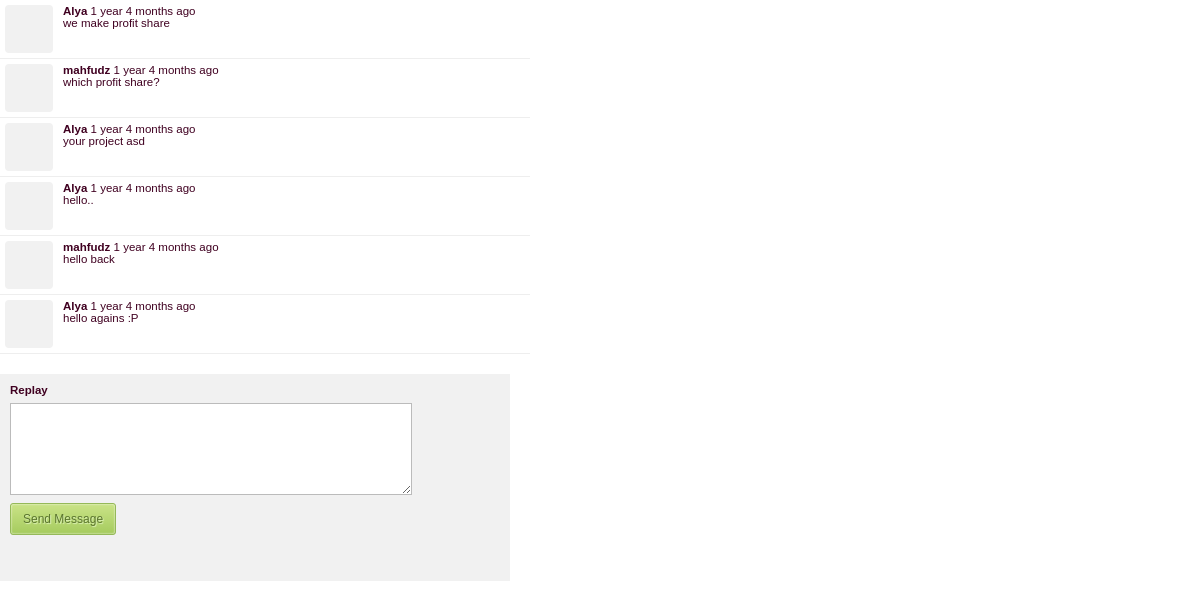
The app's page /readmessage.php?msgid=73&threadID=21&cuid=1&action=read (signed in) with its own data.
### tables this page shows
CREATE TABLE IF NOT EXISTS `mj_message` (
  `msg_id` int(10) NOT NULL AUTO_INCREMENT,
  `msg_thread_id` int(11) NOT NULL,
  `msg_to` int(10) NOT NULL,
  `msg_by_usr_id_fk` int(10) NOT NULL,
  `msg_body` text NOT NULL,
  `msg_status` int(2) NOT NULL,
  `msg_recieved_date` timestamp NOT NULL DEFAULT CURRENT_TIMESTAMP,
  PRIMARY KEY (`msg_id`)
);

CREATE TABLE IF NOT EXISTS `mj_users` (
  `usr_id` int(20) NOT NULL AUTO_INCREMENT,
  `usr_name` text NOT NULL,
  `usr_pwd` text NOT NULL,
  `usr_email` text NOT NULL,
  `user_pic` text,
  `usr_lvl` int(1) DEFAULT NULL,
  `usr_acct_status` int(1) DEFAULT NULL,
  `usr_cnfm_key` text,
  `usr_cnfrm_datetime` timestamp NULL DEFAULT CURRENT_TIMESTAMP,
  `usr_last_login` text,
  `usr_workat` text,
  `usr_tel` text,
  `usr_general_info` text,
  `usr_core_activity` text,
  `usr_rating` int(11) DEFAULT NULL,
  `mj_sector_fk` int(11) DEFAULT NULL,
  `mj_services_fk` int(11) DEFAULT NULL,
  `mj_state_fk` int(11) DEFAULT NULL,
  `mj_country_id_fk` int(11) DEFAULT NULL,
  PRIMARY KEY (`usr_id`)
);

### class/time.php (called while the page is built, shortened)
<?php
function realtime($timestap) {
    $realtime = strtotime($timestap);
    return $realtime;
}
function time_since($time) {
    $original = realtime($time);
    $chunks = array(
    array(60 * 60 * 24 * 365 , 'year'),
    array(60 * 60 * 24 * 30 , 'month'),
    array(60 * 60 * 24 * 7, 'week'),
    array(60 * 60 * 24 , 'day'),
    array(60 * 60 , 'hour'),
    array(60 , 'min'),
    array(1 , 'sec'),
    );
    $today = time();
    $since = $today - $original;
    for ($i = 0, $j = count($chunks); $i < $j; $i++) {
    $seconds = $chunks[$i][0];
    $name = $chunks[$i][1];
    if (($count = floor($since / $seconds)) != 0) {
        break;
    }
    }
    $print = ($count == 1) ? '1 '.$name : "$count {$name}s";
    if ($i + 1 < $j) {
    $seconds2 = $chunks[$i + 1][0];
    $name2 = $chunks[$i + 1][1];
    if (($count2 = floor(($since - ($seconds * $count)) / $seconds2)) != 0) {
        $print .= ($count2 == 1) ? ', 1 '.$name2 : " $count2 {$name2}s ago";
    }
    }
    return $print;
}
?>

### readmessage.php (the view, shortened to what this page needs)
<?php
include 'header-plain.php';
include 'class/time.php';
function sqlInjectString($string)
{
	$seoname = preg_replace('/\%/',' percentage',$string);
	$seoname = preg_replace('/\@/',' at ',$seoname);
	$seoname = preg_replace('/\&/',' and ',$seoname);
	$seoname = preg_replace('/\s[\s]+/','-',$seoname);
	$seoname = preg_replace('/[\s\W]+/','-',$seoname);
	$seoname = preg_replace('/^[\-]+/','',$seoname);
	$seoname = preg_replace('/[\-]+$/','',$seoname);
	$seoname = strtolower($seoname);
	return $seoname;
}
$threadID 		= (int) sqlInjectString($_GET['threadID']);
$cuid 	  		= (int) sqlInjectString($_GET['cuid']);
$viewMessage = "SELECT
  mj_users.usr_name As senderName,
  mj_users.user_pic As senderPicture,
  mj_message.msg_recieved_date As msgReceived,
  mj_message.msg_body As MessageBody,
  mj_message.msg_recieved_date,
  mj_message.msg_id,
  mj_message.msg_by_usr_id_fk As messageBy,
  mj_message.msg_thread_id As threadviewId
From
  mj_message Inner Join
  mj_users On mj_message.msg_by_usr_id_fk = mj_users.usr_id
Where
  mj_message.msg_thread_id = '$threadID'
Group By
  mj_message.msg_recieved_date, mj_message.msg_thread_id = '$threadID',
  mj_message.msg_recieved_date, mj_message.msg_to, mj_message.msg_id
Order By
  mj_message.msg_recieved_date ASC";
$resultviewMessage  = mysql_query($viewMessage);
$firstRow = "SELECT
  mj_message.msg_by_usr_id_fk As messageBySenderID,
  mj_message.msg_to As messageReceivedID
From
  mj_message Inner Join
  mj_users On mj_message.msg_by_usr_id_fk = mj_users.usr_id
Where
  mj_message.msg_thread_id = '$threadID'
Group By
  mj_message.msg_recieved_date, mj_message.msg_id, mj_message.msg_thread_id =
  '$threadID', mj_message.msg_to
Order By
  mj_message.msg_recieved_date ASC
Limit 1";
$resultFirstRow           = mysql_query($firstRow);
$firstRowobject           = mysql_fetch_object($resultFirstRow);
$firstRowobjectID         = $firstRowobject->messageBySenderID;
$firstRowobjectReceivedID = $firstRowobject->messageReceivedID;
echo '<div id="msgThreadContainer">';
echo "<ul>";
while ($rowmsgThread = mysql_fetch_object($resultviewMessage)) {
?>
<li>
<div style="border-bottom:1px solid #eee; width: 530px;">
	<div style="border:0px solid green; float:left; padding:5px;">
		<div class="profile-pic48" style="background-image: url('<?php echo $rowmsgThread->senderPicture; ?>'); background-position: top center; background-size: 100% auto; width:48px; height:48px; background-repeat: no-repeat;">
		</div>
	</div>
	<div style="border:0px solid green; float:left; width:400px; padding:5px;">
		<div><strong><?php echo $rowmsgThread->senderName; ?></strong>
		<span style="text-align:right"><?php echo time_since($rowmsgThread->msgReceived); ?></span>
		</div>
		<div><?php echo $rowmsgThread->MessageBody; ?></div>
	</div>
</div>
</li>
<?php
}
echo "</ul>";
echo '</div>';
?>
<div id="replay-message" style="background-color:#f1f1f1; padding: 10px;margin-top:20px;">
<form method="post">
	<label>Replay</label><br/>
	<textarea name="replaybody" id="replaybody" style="height: 80px;"></textarea><br/>
	<input type="submit" name="replaysubmitbtn" class="button green" id="replaysubmitbtn" value="Send Message" />
	<input type="hidden" name="curUserId" class="curUserId" value="<?php echo $cuid; ?>" /><br/>
	<?php if ($firstRowobjectID == $cuid){ ?>
		<input type="hidden" name="messageby" class="messageby" value="<?php echo $firstRowobjectReceivedID; ?>" /><br/>
	<?php } else { ?>
		<input type="hidden" name="messageby" class="messageby" value="<?php echo $firstRowobjectID; ?>" /><br/>
	<?php } ?>
	<input type="hidden" name="threadviewId" class="threadviewId" value="<?php echo $threadID; ?>" /><br/>
</form>
</div>
<?php
include 'footer-plain.php';
?>

### header-plain.php (shortened to what this page needs)
<!doctype html>
<head>
	<link rel="stylesheet" type="text/css" href="css/mojo-default.css">
	<link rel="stylesheet" type="text/css" href="css/typography.css">
	<link rel="stylesheet" type="text/css" href="css/960_24_col.css">
	<link rel="stylesheet" type="text/css" href="css/forms.css">
	<link rel="stylesheet" type="text/css" href="css/jquery.validate.css" />
	<link rel="stylesheet" type="text/css" href="css/buttons.css">
	<link type="text/css" href="css/ui-lightness/jquery-ui-1.8.17.custom.css" rel="stylesheet" />
	<link href="css/video-js.css" rel="stylesheet">
	<link rel="stylesheet" type="text/css" href="plugins/fancybox/jquery.fancybox-1.3.4.css" media="screen" />
</head>
<body>

### footer-plain.php (shortened to what this page needs)
	</body>
</html>
</body>

### css/mojo-default.css (style rules this page uses)
* { margin:0; padding:0; }
body { font-size: 12px; color: #400121 !important; background-color: #ffffff; font-family: 'Arial', sans-serif; }
.white { background-image: none !important; }
.newWidth { width: 510px !important; }
.profile-pic48 { width: 48px; height: 48px; overflow: hidden; background-color: #f1f1f1 !important; background-position: top center; background-repeat: no-repeat; background-size: 100%; -webkit-border-radius: 4px; -moz-border-radius: 4px; border-radius: 4px; }
#msgThreadContainer ul { margin:0px; padding: 0px; list-style: none; }

### css/typography.css (style rules this page uses)
body { font-size: 72%; color: #222; font-family: "Arial"; background-color: #fff; }
strong,dfn { font-weight: bold; }
ul, ol { margin: 0 1.5em 1.5em 0; padding-left: 1.5em; }
ul { list-style-type: disc; }

### css/960_24_col.css (style rules this page uses)
body { min-width: 960px; }

### css/forms.css (style rules this page uses)
label { font-weight: bold; }
input[type=text], input[type=password], input.text, input.title, textarea { background-color:#fff; border:1px solid #bbb; }
input[type=text], input[type=password], input.text, input.title, textarea, select { margin:0.5em 0; }
textarea { width: 390px; height: 250px; padding:5px; }

### css/buttons.css (style rules this page uses)
.button { display: block; font-size: 12px; text-decoration: none!important; font-family: Helvetica, Arial, sans serif; padding: 8px 12px; border-radius: 3px; -moz-border-radius: 3px; box-shadow: inset 0px 0px 2px #fff; -o-box-shadow: inset 0px 0px 2px #fff; -webkit-box-shadow: inset 0px 0px 2px #fff; -moz-box-shadow: inset 0px 0px 2px #fff; }
.green { color: #5a742d; border: 1px solid #95b959; background-image: -moz-linear-gradient(#cae387, #a5cb5e); background-image: -webkit-gradient(linear, 0% 0%, 0% 100%, from(#a5cb5e), to(#cae387)); background-image: -webkit-linear-gradient(#cae387, #a5cb5e); background-image: -o-linear-gradient(#cae387, #a5cb5e); text-shadow: 1px 1px 1px #dff4bc; background-color: #a5cb5e; }

### records on screen
mj_message: mj_users.usr_name "Alya", msg_recieved_date "1 year 4 months ago", msg_body "we make profit share"
mj_message: mj_users.usr_name "mahfudz", msg_recieved_date "1 year 4 months ago", msg_body "which profit share?"
mj_message: mj_users.usr_name "Alya", msg_recieved_date "1 year 4 months ago", msg_body "your project asd"
mj_message: mj_users.usr_name "Alya", msg_recieved_date "1 year 4 months ago", msg_body "hello.."
mj_message: mj_users.usr_name "mahfudz", msg_recieved_date "1 year 4 months ago", msg_body "hello back"
mj_message: mj_users.usr_name "Alya", msg_recieved_date "1 year 4 months ago", msg_body "hello agains :P"
